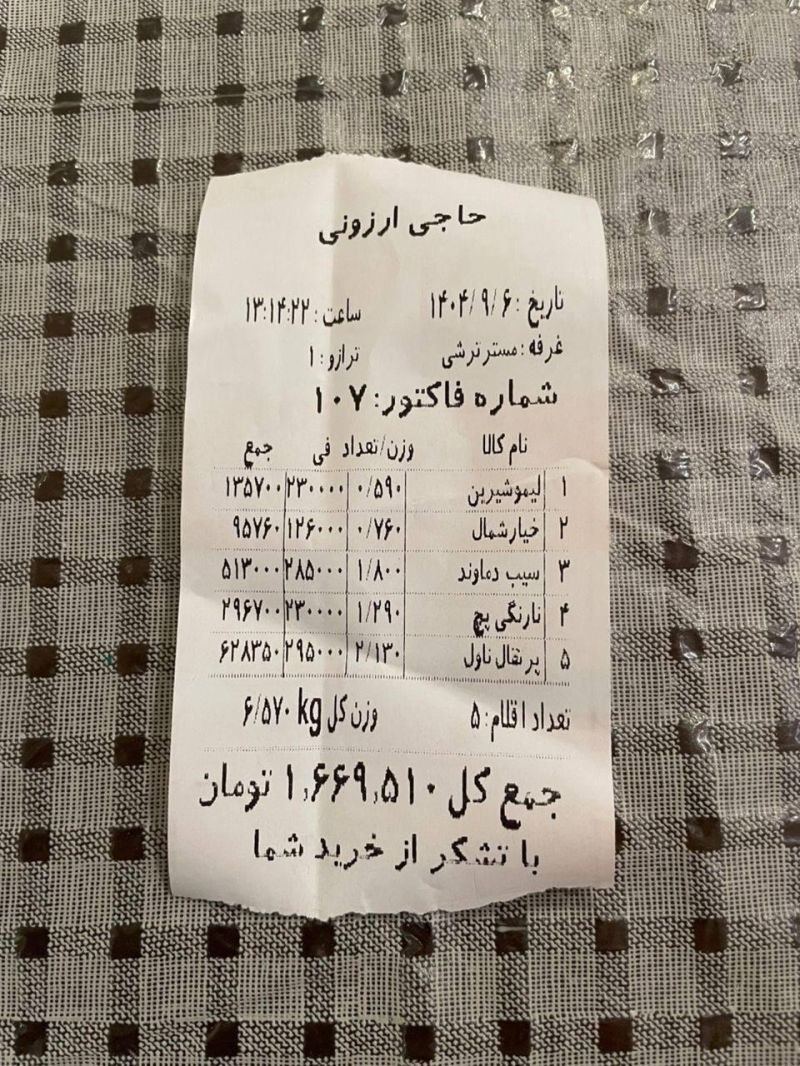
#> input picture my_invoice_fa.jpg, 800 x 1066 px
$ python -i preprocess.py   (imports and definitions only)
#> lines starting #> are read from the running program, lines starting #| are printed output that depends on the picture; after the words box and inside, x2 and y2 are one past the last pixel; in counts of white or black regions, pixels touching at a corner belong together
#> in preprocess, img is the input picture: shape (1066, 800, 3); mean B, G, R 128.3, 140.8, 149.8
"""Image → model-ready PNG.

Steps:
  1. Auto-crop to the receipt (bright rectangle against darker background).
  2. Upscale to a target width so small Persian digits are legible.
  3. Adaptive binarization to force clean black-on-white.

Every step falls back gracefully if it fails.
"""

from __future__ import annotations

import os
import tempfile
from typing import Optional

import cv2
import numpy as np


def _auto_crop(gray: np.ndarray) -> np.ndarray:
    """Return the largest bright rectangular region, or the full image."""
    h, w = gray.shape[:2]
#> h = 1066; w = 800
    _, bright = cv2.threshold(gray, 0, 255, cv2.THRESH_BINARY + cv2.THRESH_OTSU)
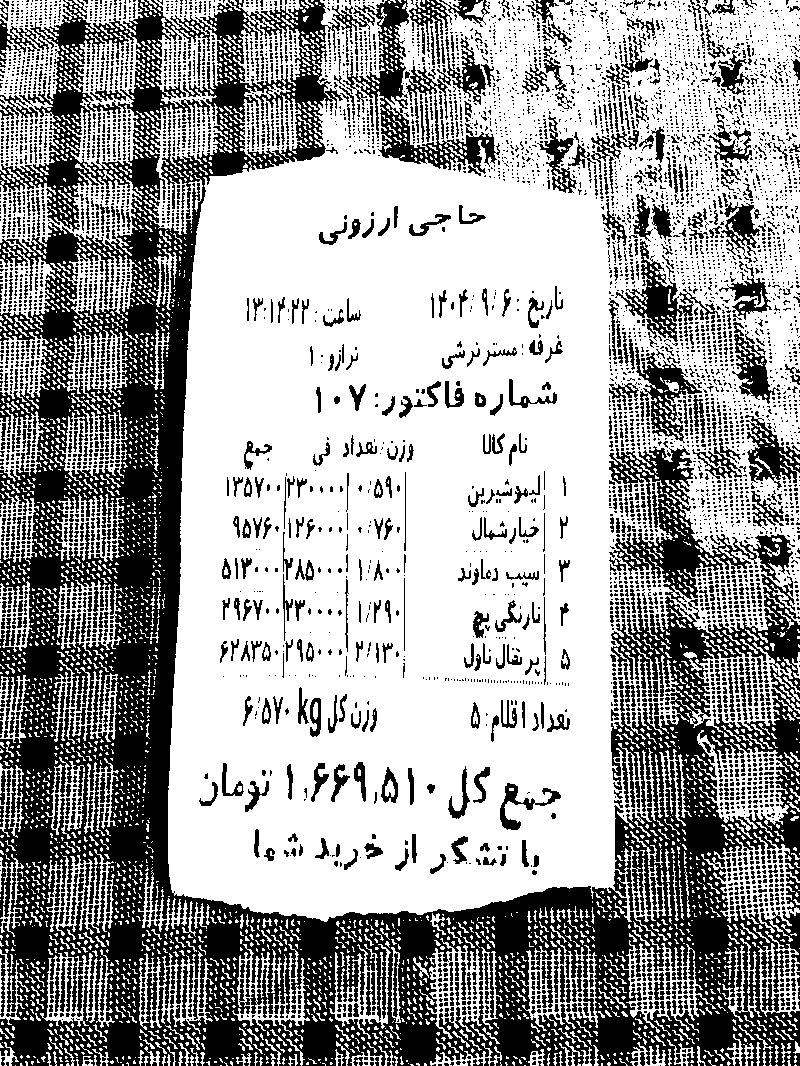
#> bright: shape (1066, 800); 62.2% white; 6274 black regions (5345 under 20 px)
    contours, _ = cv2.findContours(
        bright, cv2.RETR_EXTERNAL, cv2.CHAIN_APPROX_SIMPLE
    )
#> contours = 3033 contours, 2873 with area under 20; largest, box (x1, y1, x2, y2) and area: (168, 0, 800, 936) 477268, (0, 0, 77, 176) 7503, (144, 25, 228, 235) 7238, (66, 32, 146, 169) 5894, (0, 168, 142, 256) 5633
    if not contours:
        return gray
    largest = max(contours, key=cv2.contourArea)
#> largest = contour of 6090 points, box (x1, y1, x2, y2) (168, 0, 800, 936), area 477268
    x, y, cw, ch = cv2.boundingRect(largest)
#> x = 168; y = 0; cw = 632; ch = 936
    if cw * ch < 0.25 * w * h:
        return gray  # detector probably grabbed glare, not the receipt
    pad = 12
    x0 = max(0, x - pad)
#> x0 = 156
    y0 = max(0, y - pad)
#> y0 = 0
    x1 = min(w, x + cw + pad)
#> x1 = 800
    y1 = min(h, y + ch + pad)
#> y1 = 948
    return gray[y0:y1, x0:x1]
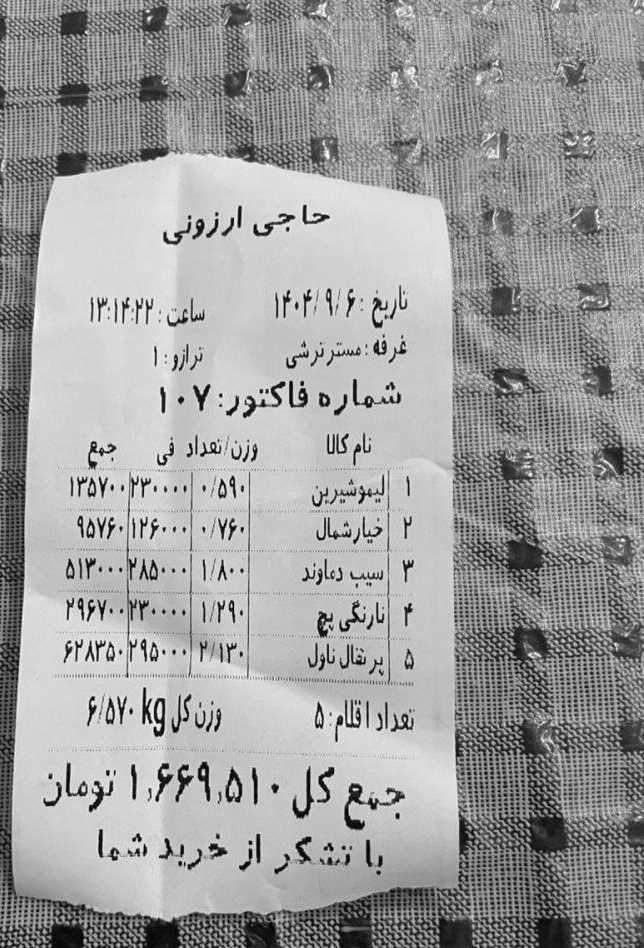
#> returned value: shape (948, 644); min 2, max 254, mean 158.6


def preprocess(
    image_path: str,
    target_width: int = 1400,
    out_path: Optional[str] = None,
) -> str:
    if not os.path.isfile(image_path):
        raise FileNotFoundError(f"Image not found: {image_path}")
    img = cv2.imread(image_path)
    if img is None:
        raise ValueError(f"cv2 could not decode {image_path}")

    gray = cv2.cvtColor(img, cv2.COLOR_BGR2GRAY)
    crop = _auto_crop(gray)

    scale = target_width / crop.shape[1]
#> scale = 2.17
    if scale > 1.01:
        crop = cv2.resize(
            crop, None, fx=scale, fy=scale, interpolation=cv2.INTER_CUBIC
        )
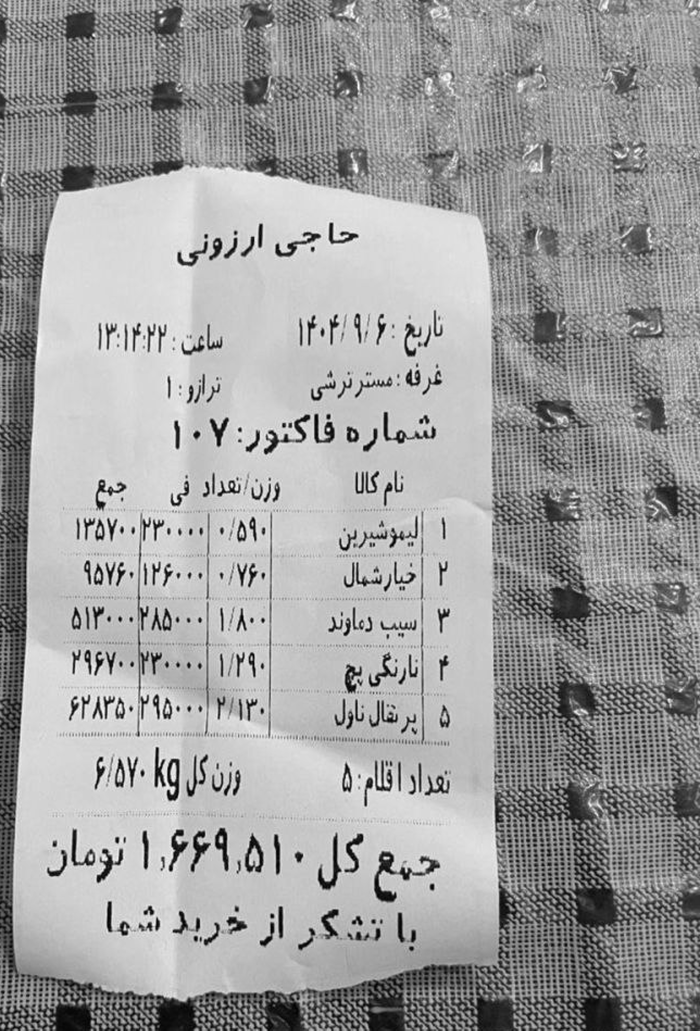
#> crop: shape (2061, 1400) (shown at 1/2 size); min 0, max 255, mean 158.6
    elif scale < 0.99:
        crop = cv2.resize(
            crop, None, fx=scale, fy=scale, interpolation=cv2.INTER_AREA
        )

    binary = cv2.adaptiveThreshold(
        crop, 255,
        cv2.ADAPTIVE_THRESH_GAUSSIAN_C,
        cv2.THRESH_BINARY,
        blockSize=31, C=10,
    )
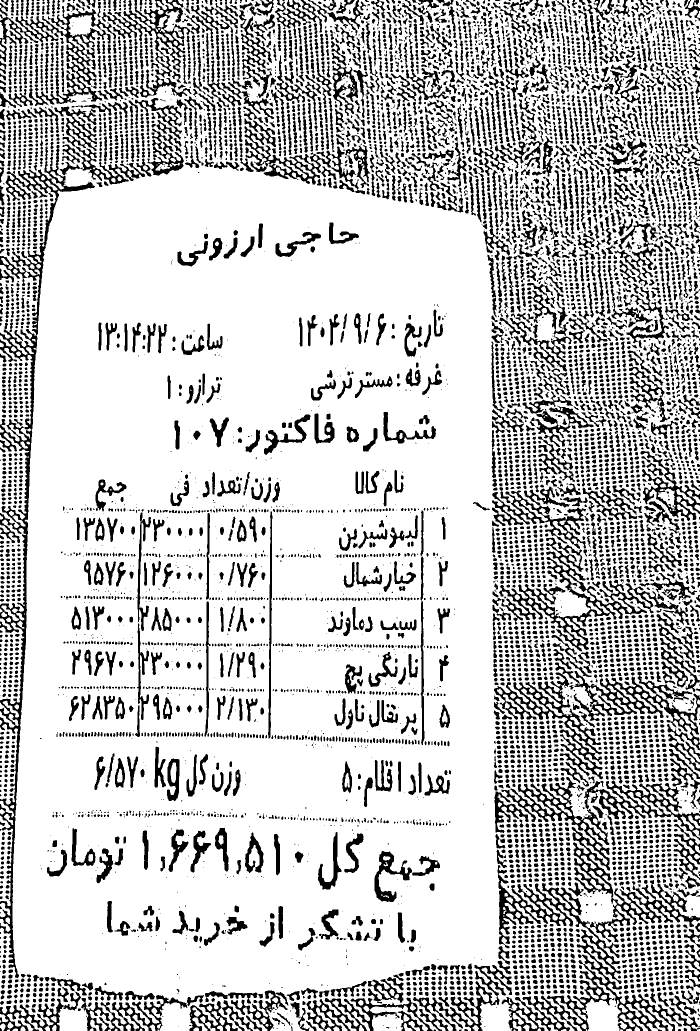
#> binary: shape (2061, 1400) (shown at 1/2 size); 77.7% white; 7547 black regions (2218 under 20 px), largest, box (x1, y1, x2, y2) and area: (0, 290, 190, 1956) 22643, (995, 1730, 1400, 2061) 20705, (988, 1325, 1400, 1559) 17305
    binary = cv2.medianBlur(binary, 3)
#> binary: shape (2061, 1400); 78.2% white; 6689 black regions (1617 under 20 px), largest, box (x1, y1, x2, y2) and area: (996, 1749, 1400, 2061) 20382, (1003, 1554, 1400, 1884) 15290, (0, 838, 64, 1956) 13054

    if out_path is None:
        out_path = os.path.join(tempfile.gettempdir(), "invoice_prep.png")
    if not cv2.imwrite(out_path, binary):
        raise IOError(f"Could not write {out_path}")
    print(
        f"[prep] {image_path} -> {out_path}  "
        f"({binary.shape[1]}x{binary.shape[0]})"
    )
#> (printed output is left out)
    return out_path

>>> result = preprocess('../my_invoice_fa.jpg')
